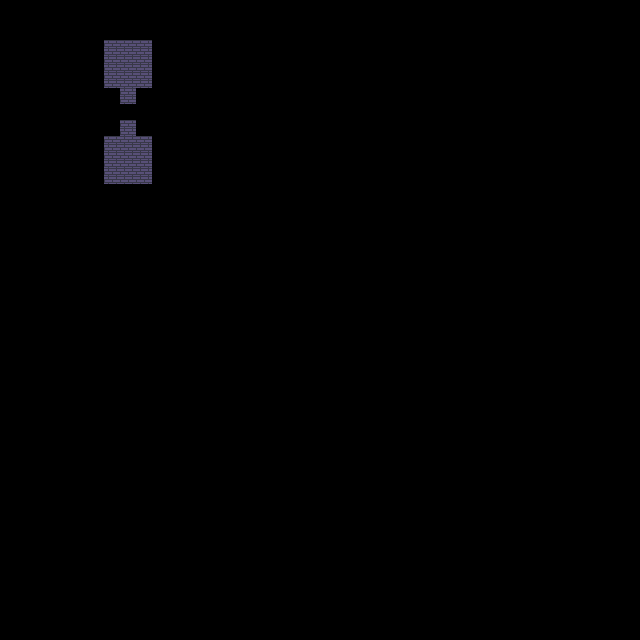

This is a level from a 2D game, rendered from its Tiled map with the project's own tilesets. A one-line summary and the map file follow, with tile-layer data summarised:
An orthogonal 80x80 tile map with 8x8 px tiles, 2 tile layers (Tile Layer 2, Walls), 2 tilesets.

<map version="1.0" orientation="orthogonal" renderorder="right-down" width="80" height="80" tilewidth="8" tileheight="8" nextobjectid="1">
 <tileset firstgid="1" name="dungeon_blue.tiles" tilewidth="8" tileheight="8" tilecount="6400">
  <image source="dungeon_blue.tiles.png" trans="ff00ff" width="640" height="640" />
 </tileset>
 <tileset firstgid="6401" name="dungeon_blue.tiles" tilewidth="32" tileheight="32" tilecount="400">
  <image source="dungeon_blue.tiles.png" trans="ff00ff" width="640" height="640" />
 </tileset>
 <layer name="Tile Layer 2" width="80" height="80">
  <data>[6400 cells, 81 non-empty, 3 distinct tile ids]</data>
 </layer>
 <layer name="Walls" width="80" height="80">
  <data>[6400 cells, 0 non-empty, 0 distinct tile ids]</data>
 </layer>
</map>
